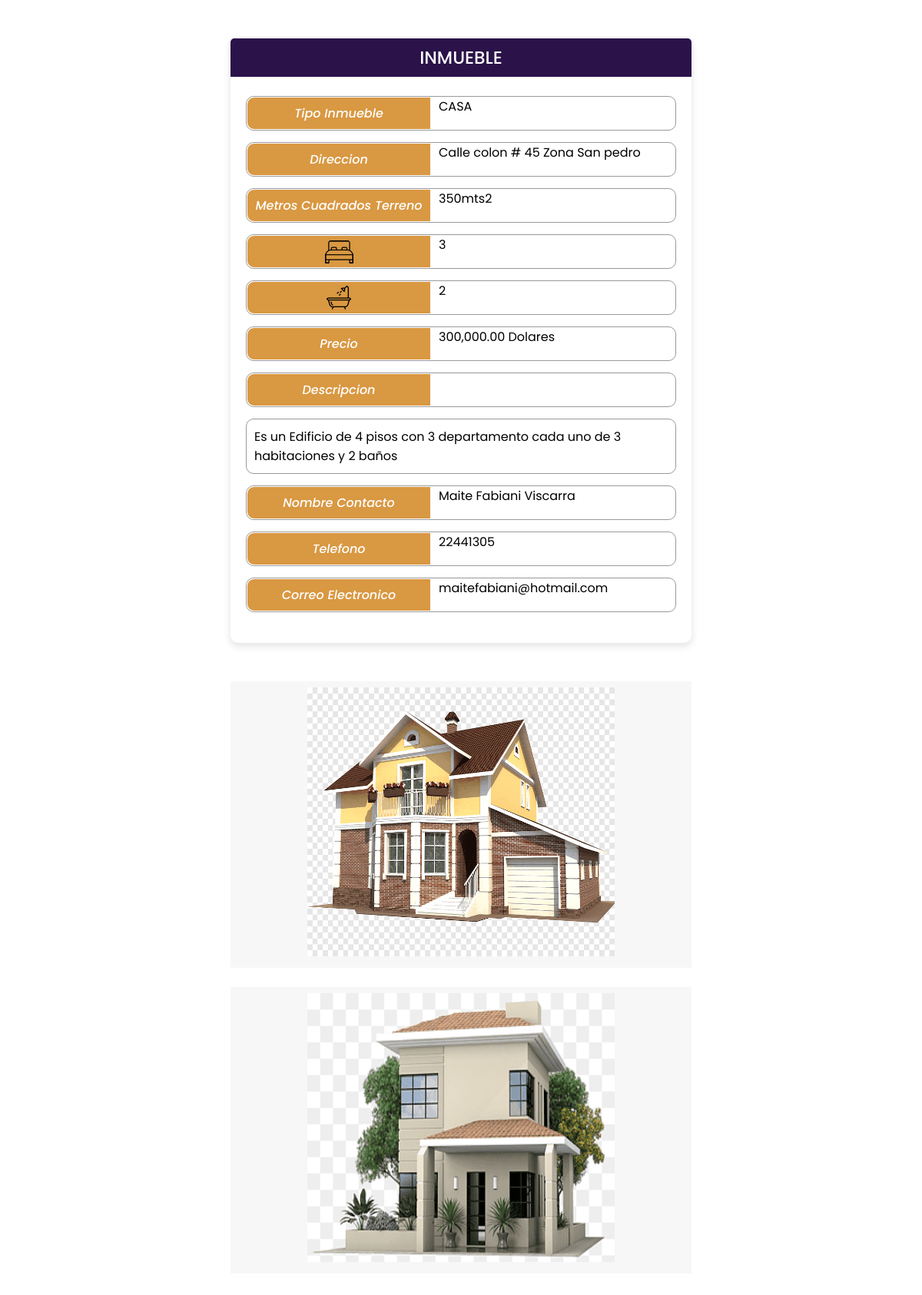
Screenshot of /web-app/inm_detalle.php?codigoi=2 with the database file from the repository.
### tables this page shows
CREATE TABLE `inmueble` (
  `codigoi` int(11) NOT NULL,
  `tipo` char(1) NOT NULL,
  `direccion` varchar(200) NOT NULL,
  `m2` int(11) NOT NULL,
  `m2c` int(11) NOT NULL,
  `habitaciones` int(11) NOT NULL,
  `banos` int(11) NOT NULL,
  `precio` int(11) NOT NULL,
  `descripcion` text NOT NULL,
  `codigo_per` int(11) NOT NULL
);

CREATE TABLE `persona` (
  `codigo_per` int(11) NOT NULL,
  `nombre` varchar(25) NOT NULL,
  `ap_paterno` varchar(25) NOT NULL,
  `ap_materno` varchar(25) NOT NULL,
  `id` int(11) NOT NULL,
  `email` varchar(100) NOT NULL,
  `telefono` int(11) NOT NULL,
  `direccion` varchar(250) NOT NULL,
  `contacto` varchar(100) NOT NULL,
  `tipo_user` char(1) NOT NULL,
  `tipo_per` char(1) NOT NULL,
  `user` varchar(20) NOT NULL,
  `passwd` varchar(255) NOT NULL
);

CREATE TABLE `fotos` (
  `codigoi` int(11) NOT NULL,
  `Foto` varchar(100) NOT NULL
);

### web-app/inm_detalle.php (the view, shortened to what this page needs)
<!DOCTYPE html>
<html lang="en">
<head>
    <link rel="stylesheet" href="/CSS/mostrar.css">
</head>
<body>
<?php
include "conectar.php";
$codigoi = $_GET['codigoi'];
$consulta ="select a.*, b.nombre,b.ap_paterno,b.ap_materno,b.telefono,b.email from inmueble as a , persona as b where a.codigoi = '$codigoi' and b.codigo_per = a.codigo_per";
if ($resultado = $conn->query($consulta)) {
    echo ("<div class='container'>");
    while ($row = $resultado->fetch_assoc()) {
        echo ("<div class='wrapper'>");
        echo ("<div class='title'><span>INMUEBLE</span></div><br>");
        echo "<div class='row'><i class='fas fa-lock'>Tipo Inmueble</i>";
        switch ($row['tipo']) {
            case "C":
                echo "<div class='text1'>CASA</div></div>";
                break;
        }
        echo "<div class='row'><i class='fas fa-lock'>Direccion</i><div class='text1'>". $row["direccion"]."</div></div>";
        echo "<div class='row'><i class='fas fa-lock'>Metros Cuadrados Terreno</i><div class='text1'>". $row["m2"]."mts2</div></div>";
        echo "<div class='row'><i class='fas fa-lock'><img src='/img/dormitorio.png'></i><div class='text1'>". $row["habitaciones"]."</div></div>";
        echo "<div class='row'><i class='fas fa-lock'><img src='/img/banera.png'></i><div class='text1'>". $row["banos"]."</div></div>";
        echo "<div class='row'><i class='fas fa-lock'>Precio</i><div class='text1'>". number_format($row["precio"],2)." Dolares</div></div>";
        echo "<div class='row'><i class='fas fa-lock'>Descripcion</i></div>";
        echo "<div class='rowg'><div class='grande'>".$row["descripcion"]."</div></div>";
        echo "<div class='row'><i class='fas fa-lock'>Nombre Contacto</i><div class='text1'>". $row["nombre"]. " ".$row["ap_paterno"]." ".$row["ap_materno"]."</div></div>";
        echo "<div class='row'><i class='fas fa-lock'>Telefono</i><div class='text1'>". $row["telefono"]."</div></div>";
        echo "<div class='row'><i class='fas fa-lock'>Correo Electronico</i><div class='text1'>". $row["email"]."</div></div><br>";
        echo "</div>";
        echo"<br>";
    }
    $fotos = "select Foto from fotos where codigoi=".$codigoi;
    if ($resultado2 = $conn->query($fotos)) {
        while ($fila = $resultado2->fetch_assoc())
        {
            echo("<br><div class='foto'>");
            echo("<img src='/fotos_inm/" . $fila['Foto'] ."' alt='Descripción de la imagen' width='400' height='350'><br>");
            echo("</div>");
        }
    }
    echo "</div><br>";
} else {
    echo "no existe el inmueble";
}

### web-app/CSS/mostrar.css (style rules this page uses)
* { margin: 0; padding: 0; box-sizing: border-box; font-family: "Poppins" , sans-serif; }
.container { max-width: 640px; padding: 0 20px; margin: 50px auto; }
.wrapper { width: 100%; height: auto; background: #fff; border-radius: 10px; box-shadow: 0px 4px 10px 1px rgba(0,0,0,0.1); }
.wrapper .title { border-radius: 15px; height: 50px; background: #2b1249; border-radius: 5px 5px 0 0; color: #fff; font-size: 23px; font-weight: 500; display: flex; align-items: center; justify-content: center; }
.foto { text-align: center; background: #f8f7f7; padding: 8px; }
.wrapper .row { height: 45px; margin-bottom: 15px; position: relative; align-items: center; margin-left: 20px; border: 1px solid #696669a9; border-radius: 10px; margin-right: 20px; }
.wrapper .row i { position: absolute; width: 240px; height: 100%; color: #fff; background: #D99842; border: 1px solid ; border-radius: 10px 0 0 10px; display: flex; align-items: center; justify-content: center; font-weight: 500; }
.wrapper .text1 { margin-left: 250px; }
.wrapper .rowg { margin-bottom: 15px; position: relative; align-items: center; margin-left: 20px; border: 1px solid #696669a9; border-radius: 10px; margin-right: 20px; }
.rowg .grande { max-width: 100%; padding: 10px; word-wrap: break-word; }

### rows the page displays
inmueble: tipo "CASA", direccion "Calle colon # 45 Zona San pedro", m2 "350", habitaciones "3", banos "2", precio "300,000.00", descripcion "Es un Edificio de 4 pisos con 3 departamento cada uno de 3 habitaciones y 2 baños", persona.nombre "Maite", persona.ap_paterno "Fabiani", persona.ap_materno "Viscarra", persona.telefono "22441305", persona.email "maitefabiani@hotmail.com"
fotos: Foto (picture)
fotos: Foto (picture)
